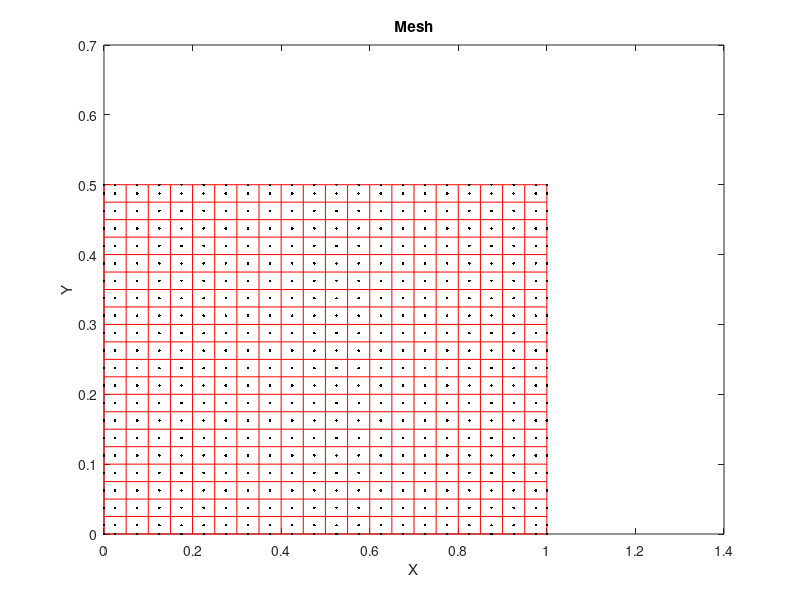
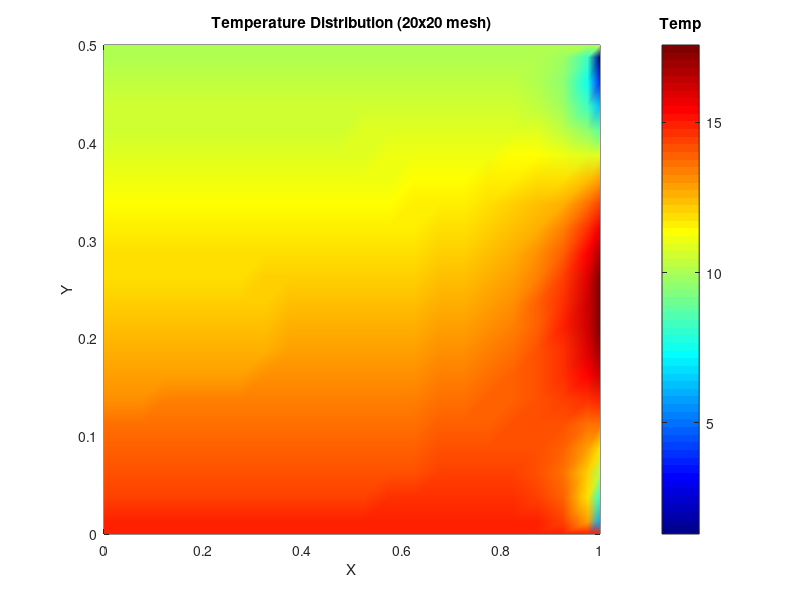
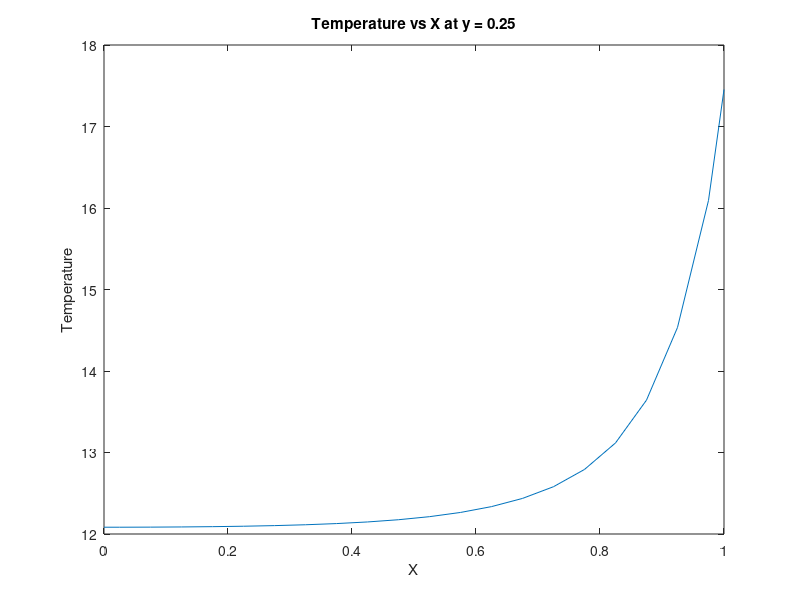
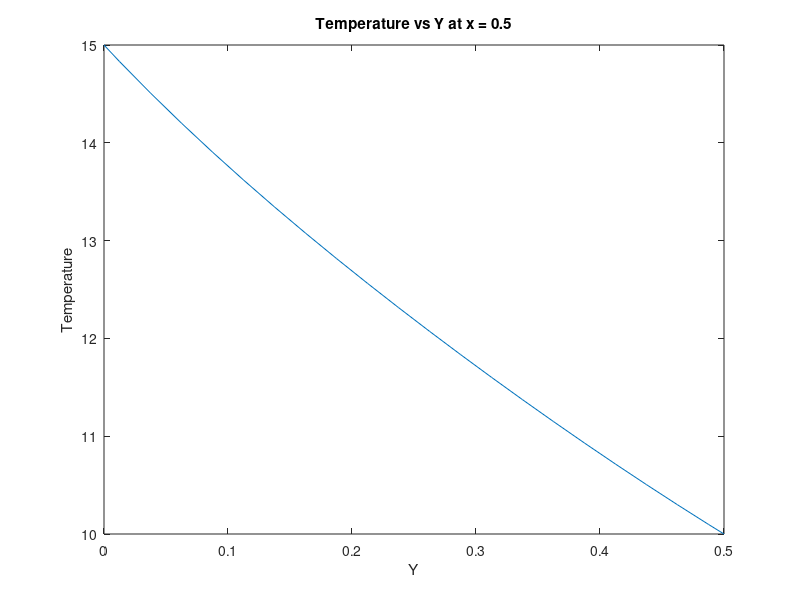

The MATLAB script that drew these images, in order:
clc; clear all; close all; format shortg; format compact;

%Domain dimensions
L = 1;
H = 0.5;

%Number of cells
Nx = 20;
Ny = 20;

%Delta x and delta y
deltax = zeros(1,Nx);
deltay = zeros(1,Ny);

deltax(1) = L/Nx;
deltay(1) = H/Ny;

%Stretch factors
Sx = 1;
Sy = 1;

for i = 2:Nx
    deltax(i) = deltax(i-1)*Sx; 
end
for j = 2:Ny
    deltay(j) = deltay(j-1)*Sy;
end

%Resizing
deltax = deltax/sum(deltax);
deltay = deltay/(2*sum(deltay));

%Cell Face Locations
xface = zeros(1,Nx+1);
yface = zeros(1,Ny+1);

xface(1) = 0; yface(1) = 0;

for i = 2:Nx+1
    xface(i) = xface(i-1) + deltax(i-1);
end
for j = 2:Ny+1
    yface(j) = yface(j-1) + deltay(j-1);
end

%Node Loactions
xnode = zeros(1,Nx+2);
ynode = zeros(1,Ny+2);

xnode(1) = 0; xnode(end) = L;
ynode(1) = 0; ynode(end) = H;

for i = 2:Nx+1
    xnode(i) = (xface(i-1) + xface(i))/2;
end
for j = 2:Ny+1
    ynode(j) = (yface(j-1) + yface(j))/2;
end

%Delta xe,xw,ye,yw
deltaxe = zeros(1,Nx);
deltaxw = zeros(1,Ny);

for i = 1:Nx
    deltaxe(i) = xnode(i+2) - xnode(i+1);
    deltaxw(i) = xnode(i+1) - xnode(i);
end

deltayn = zeros(1,Ny);
deltays = zeros(1,Ny);

for j = 1:Ny
    deltayn(j) = ynode(j+2) - ynode(j+1);
    deltays(j) = ynode(j+1) - ynode(j);
end

%k at nodes
knode = zeros(Ny+2,Nx+2);
for i = Ny+2:-1:1
    knode(i,:) = 16*(1+ynode(Ny+3-i)/H);
end

%k at faces using interpolation function
ke = zeros(Ny,Nx);
kw = zeros(Ny,Nx);
kn = zeros(Ny,Nx);
ks = zeros(Ny,Nx);

for i = Ny:-1:1
    for j = 1:Nx

        if j == Nx
            ke(i,j) = knode(i+1,j+2);
        else
            fxe = deltax(j)*0.5/deltaxe(j);
            ke(i,j) = knode(i+1,j+2)*fxe + (1-fxe)*knode(i+1,j+1);
        end

        if j == 1
            kw(i,j) = knode(i+1,j);
        else    
            fxw = deltax(j)*0.5/deltaxw(j);
            kw(i,j) = knode(i+1,j)*fxw + (1-fxw)*knode(i+1,j+1);
        end

        if i == 1
            kn(i,j) = knode(i,j);
        else
            fyn = deltay(Ny+1-i)*0.5/deltayn(Ny+1-i);
            kn(i,j) = fyn*knode(i,j) + (1-fyn)*knode(i+1,j);
        end

        if i == Ny
            ks(i,j) = knode(i+2,j);
        else
            fys = deltay(Ny+1-i)*0.5/deltays(Ny+1-i);
            ks(i,j) = fys*knode(i+2,j) + (1-fys)*knode(i+1,j);
        end
            
    end
end

%Dirichilet Boundary Conditions
Te = zeros(Ny,1);
for i = Ny:-1:1
    Te(i) = 5*(1-ynode(Ny+2-i)/H) + 15*sin(pi*ynode(Ny+2-i)/H);
end

Tn =10*ones(Nx+2,1);
Ts = 15*ones(Nx+2,1);

%Calculating aE,aW,aN,aS,aP,Su using Implicit BC implementation
aE = zeros(Ny,Nx);
aW = zeros(Ny,Nx);
aN = zeros(Ny,Nx);
aS = zeros(Ny,Nx);
aP = zeros(Ny,Nx);
Su = zeros(Ny,Nx);

for i = Ny:-1:1
    for j = 1:Nx

        if j == Nx
            aE(i,j) = 0;
            aP(i,j) = aP(i,j) + ke(i,j)*deltay(Ny+1-i)/deltaxe(j);
            Su(i,j) = Su(i,j) + Te(i)*ke(i,j)*deltay(Ny+1-i)/deltaxe(j);
        else
            aE(i,j) = ke(i,j)*deltay(Ny+1-i)/deltaxe(j);
        end

        if j == 1
            aW(i,j) = 0;
        else
            aW(i,j) = kw(i,j)*deltay(Ny+1-i)/deltaxw(j);
        end

        if i == 1
            aN(i,j) = 0;
            aP(i,j) = aP(i,j) + kn(i,j)*deltax(j)/deltayn(Ny+1-i);
            Su(i,j) = Su(i,j) + Tn(j)*kn(i,j)*deltax(j)/deltayn(Ny+1-i);
        else
            aN(i,j) = kn(i,j)*deltax(j)/deltayn(Ny+1-i);
        end

        if i == Ny
            aS(i,j) = 0;
            aP(i,j) = aP(i,j) + ks(i,j)*deltax(j)/deltays(Ny+1-i);
            Su(i,j) = Su(i,j) + Ts(j)*ks(i,j)*deltax(j)/deltays(Ny+1-i);
        else
            aS(i,j) = ks(i,j)*deltax(j)/deltays(Ny+1-i);
        end

        aP(i,j) = aP(i,j) + aE(i,j) + aW(i,j) + aN(i,j) + aS(i,j);
    end
end

%Gauss Sidel Iteration loop
T = ones(Ny+2,Nx+2);
T(2:end-1,end) = Te;
T(1,:) = Tn;
T(end,:) = Ts;

S = -1.5;
err = 1;
tol = 10^-1;
iter = 0;

while err>tol
    err = 0;
    iter = iter + 1;
    Told = T;
    for i = Ny:-1:1
        for j = 1:1:Nx
            T(i+1,j+1) = (aE(i,j)*T(i+1,j+2) + aW(i,j)*T(i+1,j) + aS(i,j)*T(i+2,j+1) + aN(i,j)*T(i,j+1) + Su(i,j))/(aP(i,j) - S*deltax(j)*deltay(Ny+1-i)/Told(i+1,j+1));
        end
    end
    for i = Ny:-1:1
        for j = 1:1:Nx
            %Calculating the residual at each iteration
            err = err + abs(aE(i,j)*T(i+1,j+2) + aW(i,j)*T(i+1,j) + aS(i,j)*T(i+2,j+1) + aN(i,j)*T(i,j+1) + Su(i,j) - (aP(i,j) - S*deltax(j)*deltay(Ny+1-i)/Told(i+1,j+1))*T(i+1,j+1));
        end
    end
    res(iter) = err;
    %Neumann Boundary Condition
    T(:,1) = T(:,2);
end

%Plotting the mesh
figure(1)
[xface_grid,yface_grid] = meshgrid(xface,yface);
[xnode_grid,ynode_grid] = meshgrid(xnode,ynode);

plot(xface_grid,yface','-r')
hold on
plot(xface,yface_grid','-r')
hold on

plot(xnode_grid,ynode','.k')
hold on
plot(xnode,ynode_grid','.k')
xlabel("X")
ylabel("Y")
title("Mesh")

%Plotting Temperature profile
figure(2);
pcolor(xnode,flip(ynode),T)
set(gca, 'YDir', 'normal');
shading('interp')
colormap('jet')
colorbar
xlabel('X')
ylabel('Y')
title('Temperature Distribution (20x20 mesh)')
hcb=colorbar;
title(hcb,'Temp')

%Calculating and plotting temperatures at x = 0.5, y = 0.25
V1 = interp2(xnode,flip(ynode),T,xnode,0.25);
V2 = interp2(xnode,flip(ynode),T,0.5,ynode);

figure(3);
plot(xnode,V1,'-')
hold on
xlabel("X")
ylabel("Temperature")
title("Temperature vs X at y = 0.25")

figure(4);
plot(ynode,V2,'-')
hold on
xlabel("Y")
ylabel("Temperature")
title("Temperature vs Y at x = 0.5")

%Residual vs Number of Iterations
figure(5)
semilogy(1:1:iter,res)
xlabel("Number of Iterations")
ylabel("Residual")
title("Residual vs Number of Iterations (Mesh size 20x20)")
hold on

%Error Tolerance vs Number of Iterations
figure(6)
semilogy(iter,tol,'-o')
xlabel("Error Tolerance")
ylabel("Number of iterations")
title("Error Tolerance vs Number of Iterations (Mesh Size 20x20)")
hold on

%Plotting the heat flux
deltax2 = deltaxw;
deltax2(end+1) = deltaxe(end);

kxface = kw;
kxface(:,end+1) = ke(:,end);

for i = Ny:-1:1
    for j = 1:Nx+1
        qx(i,j) = kxface(i,j)*(T(i+1,j+1) - T(i+1,j))/deltax2(j);
    end
end

deltay2 = deltayn;
deltay2(end+1) = deltays(end);

kyface = kn;
kyface(end+1,:) = ks(end,:);

for i = Ny+1:-1:1
    for j = 1:Nx
        qy(i,j) = kyface(i,j)*(T(i,j+1) - T(i+1,j+1))/deltay2(i);
    end
end

figure(7)
plot(xface_grid,yface','-k')
hold on
plot(xface,yface_grid','-k')
hold on
quiver(xface,ynode(2:end-1),qx,zeros(size(qx)),0.5,'-r',"LineWidth",0.75);
hold on
quiver(xnode(2:end-1),yface,zeros(size(qy)),qy,0.5,'-b',"LineWidth",0.75);
xlim([0,1.05]);
ylim([-0.05,0.5]);
xlabel("X")
ylabel("Y")
title("Heat flux through cell faces in X and Y direction ")